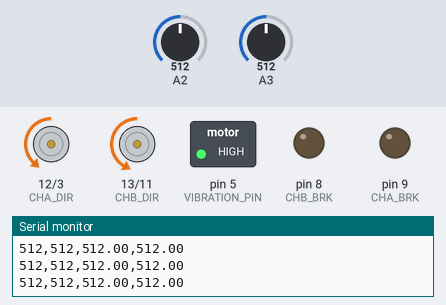
A sketch run on a simulated Arduino Uno, built with avr-gcc and run on an emulated ATmega328P. Shown: direction and speed pins drawn as motors (green arrow = direction pin HIGH = forward, orange = LOW = backward, longer = more drive), switched loads named in the sketch (green lamp = pin HIGH), output pins drawn as LEDs (lit = HIGH), the last lines printed to the serial monitor. Inputs (shaded band) come from the test bench; at power-on: A2 = 512, A3 = 512.

Above: at 1.2 s.
1.3 s: A2 set to 390
At 1.7 s:
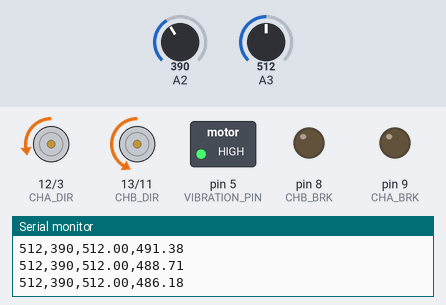
2.8 s: A3 set to 390
At 3.1 s:
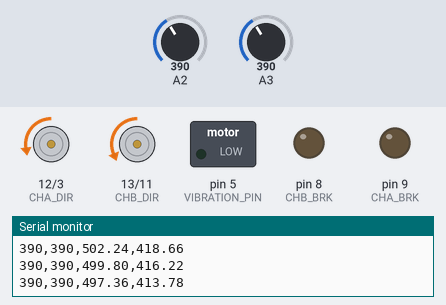
4.3 s: A3 set to 306
At 4.7 s:
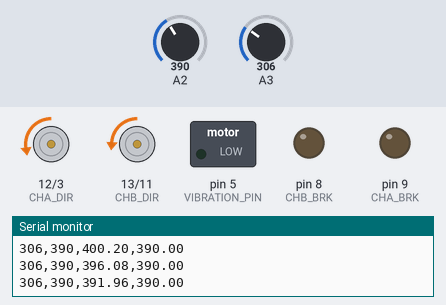
5.8 s: A2 set to 410
At 6.6 s:
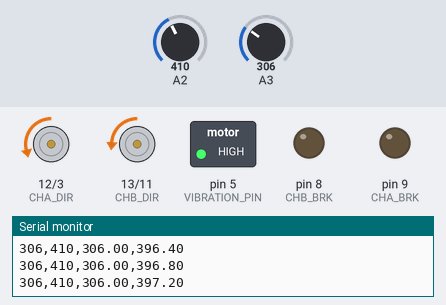
7.3 s: A2 set to 511
At 8.5 s:
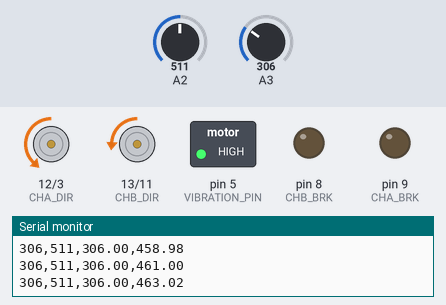
8.8 s: A3 set to 170
At 10.1 s:
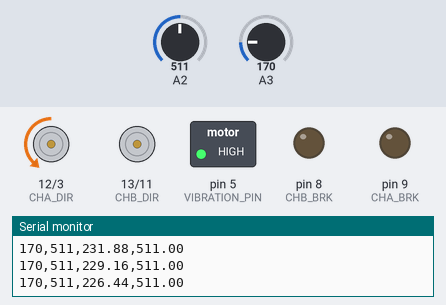
Timing chart, 0 to 11.3 s (numbered marks = the images above; inputs shaded):
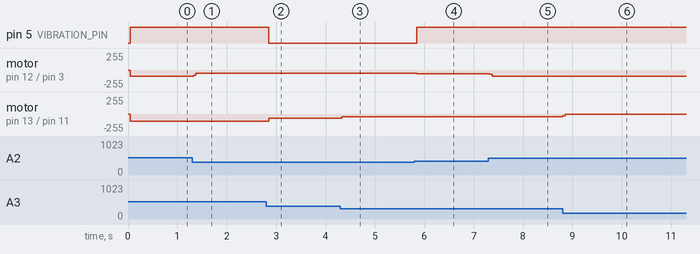

Measured:
- after the input at 1.3 s, motor on pin 12 (CHA_DIR) / pin 3 (CHA_PWM): backward 92/255 → backward 51/255 at once
- after the input at 2.8 s, pin 5 (VIBRATION_PIN): HIGH → LOW after 0.05 s; motor on pin 13 (CHB_DIR) / pin 11 (CHB_PWM): backward 105/255 → backward 66/255 after 0.05 s
- after the input at 4.3 s, motor on pin 13 (CHB_DIR) / pin 11 (CHB_PWM): backward 66/255 → backward 39/255 at once
- after the input at 5.8 s, pin 5 (VIBRATION_PIN): LOW → HIGH after 0.05 s; motor on pin 12 (CHA_DIR) / pin 3 (CHA_PWM): backward 51/255 → backward 57/255 after 0.05 s
- after the input at 7.3 s, motor on pin 12 (CHA_DIR) / pin 3 (CHA_PWM): backward 57/255 → backward 92/255 at once
- after the input at 8.8 s, motor on pin 13 (CHB_DIR) / pin 11 (CHB_PWM): backward 39/255 → stopped at once

The sketch:

add_vibration_to_movement_dec1.ino
```cpp
#include "runningaverage.h"

#define CHB_DIR 13
#define CHB_PWM 11
#define CHB_BRK 8
#define CHB_SNS A1

#define CHA_DIR 12
#define CHA_PWM 3
#define CHA_BRK 9
#define CHA_SNS A0

#define LGT_SNS_RGT A2
#define LGT_SNS_LFT A3

// mapping ranges light sensors (thresholds)
#define LGT_THR_LFT_MIN 180 // lowerbund of the LEFT eye
#define LGT_THR_LFT_MAX 988
#define LGT_THR_RGT_MIN 240 // right
#define LGT_THR_RGT_MAX 990

#define LDR_READ_EVERY_MS 200

#define VIBRATION_PIN 5
int motorB_speed = 0;

RunningAverage avgL( (1000/LDR_READ_EVERY_MS)*10 );
RunningAverage avgR( (1000/LDR_READ_EVERY_MS)*10 );

int leftEye, rightEye;

void init_motor() {
  pinMode(CHA_DIR, OUTPUT);
  pinMode(CHA_BRK, OUTPUT);
  digitalWrite(CHA_DIR, LOW);
  digitalWrite(CHA_BRK, LOW);
  pinMode(CHB_DIR, OUTPUT);
  pinMode(CHB_BRK, OUTPUT);
  digitalWrite(CHB_DIR, LOW);
  digitalWrite(CHB_BRK, LOW);
}

void setup() {
  // put your setup code here, to run once:
  Serial.begin(115200);

  init_motor();

  pinMode(VIBRATION_PIN, OUTPUT);

  // introduce calibration
  // CALIBRATE DARKNESS VALUES

  // WAIT

  // CALIBRATE LIGHT VALUES
}

void debug_text() {
  Serial.print("left sensor: ");
  Serial.println(leftEye);
  Serial.print("right sensor: ");
  Serial.println(rightEye);
}

void debug_graph() {
  Serial.print(leftEye);
  Serial.print(",");
  Serial.print(rightEye);
  Serial.print(",");
  Serial.print( avgL.getAverage() );
  Serial.print(",");
  Serial.println( avgR.getAverage() );
}

void loop() {
  //int lightRight = analogRead(LGT_SNS_RGT)/4;
  //int lightLeft = analogRead(LGT_SNS_LFT)/4;

  // first we read the value of the left eye, and we add that value to the average calculator
  rightEye = readEye(LGT_SNS_RGT);
  avgR.addValue( rightEye );

  leftEye = readEye(LGT_SNS_LFT);
  avgL.addValue( leftEye );

  debug_graph();

  // put your main code here, to run repeatedly:
  analogWrite(CHB_PWM, mappedMotorValue(leftEye, true)); //conect sensor value to direction
  analogWrite(CHA_PWM, mappedMotorValue(rightEye, false));
  if (rightEye > 400 || leftEye > 400) { // when the room is really dark it should be around 400. Maximun is 1000.
    shake(true);
  }
  else if (rightEye < 400 || leftEye < 400) { // if there is no light stops vibrating
    shake(false);
  }

}

double readEye(int eye) { //def. of function (number is double) ??????????
  double reading = .0;
  // read 4 times to get a stable reading
  for(int i = 0; i < 4; i++) {
    reading += analogRead(eye);
    delay(5);
  }

  return (reading / 4.0); //???????????????????
}

void shake(bool _shakeOn) {
  digitalWrite (VIBRATION_PIN, _shakeOn); // if the light is turned on, it activates the vibrating module
//  delay (1000);
//  digitalWrite (5, LOW);
//  delay (1000);
}

void turn(int howmuch) {}
void forward(int steps) {}

int mappedMotorValue(int reading, bool isLeft){
  int mappedValue;
  if(isLeft){
    mappedValue = map(reading, LGT_THR_LFT_MIN, LGT_THR_LFT_MAX, 0, 1023);
  }else{
    mappedValue = map(reading, LGT_THR_RGT_MIN, LGT_THR_RGT_MAX, 0, 1023);
  }
  mappedValue = mappedValue/4;
  if(mappedValue < 0) return 0;
  // --------------------------
  if(mappedValue > 255) return 255;
  return mappedValue;
}
```

runningaverage.cpp
```cpp
//
//    FILE: RunningAverage.cpp
//  AUTHOR: Rob Tillaart
// VERSION: 0.2.11
//    DATE: 2015-July-10
// PURPOSE: RunningAverage library for Arduino
//
// The library stores N individual values in a circular buffer,
// to calculate the running average.
//
// HISTORY:
// 0.1.00 - 2011-01-30 initial version
// 0.1.01 - 2011-02-28 fixed missing destructor in .h
// 0.2.00 - 2012-??-?? Yuval Naveh added trimValue (found on web)
//          http://stromputer.googlecode.com/svn-history/r74/trunk/Arduino/Libraries/RunningAverage/RunningAverage.cpp
// 0.2.01 - 2012-11-21 refactored
// 0.2.02 - 2012-12-30 refactored trimValue -> fillValue
// 0.2.03 - 2013-11-31 getElement
// 0.2.04 - 2014-07-03 added memory protection
// 0.2.05 - 2014-12-16 changed float -> double
// 0.2.06 - 2015-03-07 all size uint8_t
// 0.2.07 - 2015-03-16 added getMin() and getMax() functions (Eric Mulder)
// 0.2.08 - 2015-04-10 refactored getMin() and getMax() implementation
// 0.2.09 - 2015-07-12 refactor const + constructor
// 0.2.10 - 2015-09-01 added getFastAverage() and refactored getAverage()
//                     http://forum.arduino.cc/index.php?topic=50473
// 0.2.11 - 2015-09-04 added getMaxInBuffer() getMinInBuffer() request (Antoon)
//
// Released to the public domain
//

#include "RunningAverage.h"
#include <stdlib.h>

RunningAverage::RunningAverage(const uint8_t size)
{
    _size = size;
    _ar = (double*) malloc(_size * sizeof(double));
    if (_ar == NULL) _size = 0;
    clear();
}

RunningAverage::~RunningAverage()
{
    if (_ar != NULL) free(_ar);
}

// resets all counters
void RunningAverage::clear()
{
    _cnt = 0;
    _idx = 0;
    _sum = 0.0;
    _min = NAN;
    _max = NAN;
    for (uint8_t i = 0; i < _size; i++)
    {
        _ar[i] = 0.0; // keeps addValue simpler
    }
}

// adds a new value to the data-set
void RunningAverage::addValue(const double value)
{
    if (_ar == NULL) return;  // allocation error
    _sum -= _ar[_idx];
    _ar[_idx] = value;
    _sum += _ar[_idx];
    _idx++;
    if (_idx == _size) _idx = 0;  // faster than %

    // handle min max
    if (_cnt == 0) _min = _max = value;
    else if (value < _min) _min = value;
    else if (value > _max) _max = value;

    // update count as last otherwise if( _cnt == 0) above will fail
    if (_cnt < _size) _cnt++;
}

// returns the average of the data-set added sofar
double RunningAverage::getAverage() const
{
    if (_cnt == 0) return NAN;
    double sum = 0;
    for (uint8_t i = 0; i < _cnt; i++)
    {
        sum += _ar[i];
    }
    return sum / _cnt;
}

double RunningAverage::getFastAverage() const
{
    if (_cnt == 0) return NAN;
    return _sum / _cnt;
}

// returns the max value in the buffer
double RunningAverage::GetMinInBuffer() const
{
    if (_cnt == 0) return NAN;
    double min = _ar[0];
    for (uint8_t i = 1; i < _cnt; i++)
    {
        if (min > _ar[i]) min = _ar[i];
    }
    return min;
}

double RunningAverage::GetMaxInBuffer() const
{
    if (_cnt == 0) return NAN;
    double max = _ar[0];
    for (uint8_t i = 1; i < _cnt; i++)
    {
        if (max < _ar[i]) max = _ar[i];
    }
    return max;
}

// returns the value of an element if exist, NAN otherwise
double RunningAverage::getElement(uint8_t idx) const
{
    if (idx >=_cnt ) return NAN;
    return _ar[idx];
}

// fill the average with a value
// the param number determines how often value is added (weight)
// number should preferably be between 1 and size
void RunningAverage::fillValue(const double value, const uint8_t number)
{
    clear(); // TODO conditional?  if (clr) clear();

    for (uint8_t i = 0; i < number; i++)
    {
        addValue(value);
    }
}
// END OF FILE
```

runningaverage.h
```cpp
//
//    FILE: RunningAverage.h
//  AUTHOR: Rob dot Tillaart at gmail dot com
// VERSION: 0.2.11
//    DATE: 2015-sep-04
// PURPOSE: RunningAverage library for Arduino
//     URL: http://arduino.cc/playground/Main/RunningAverage
// HISTORY: See RunningAverage.cpp
//
// Released to the public domain
//
// backwards compatibility
// clr()   clear()
// add(x)  addValue(x)
// avg()   getAverage()

#ifndef RunningAverage_h
#define RunningAverage_h

#define RUNNINGAVERAGE_LIB_VERSION "0.2.11"

#include "Arduino.h"

class RunningAverage
{
public:
    RunningAverage(void);
    explicit RunningAverage(const uint8_t);
    ~RunningAverage();

    void clear();
    void addValue(const double);
    void fillValue(const double, const uint8_t);

    double getAverage() const;      // does iterate over all elements.
    double getFastAverage() const;  // reuses previous values.

    // returns min/max added to the data-set since last clear
    double getMin() const { return _min; };
    double getMax() const { return _max; };

    // returns min/max from the values in the internal buffer
    double GetMinInBuffer() const;
    double GetMaxInBuffer() const;

    double getElement(uint8_t idx) const;

    uint8_t getSize() const { return _size; }
    uint8_t getCount() const { return _cnt; }

protected:
    uint8_t _size;
    uint8_t _cnt;
    uint8_t _idx;
    double _sum;
    double * _ar;
    double _min;
    double _max;
};

#endif
// END OF FILE
```
